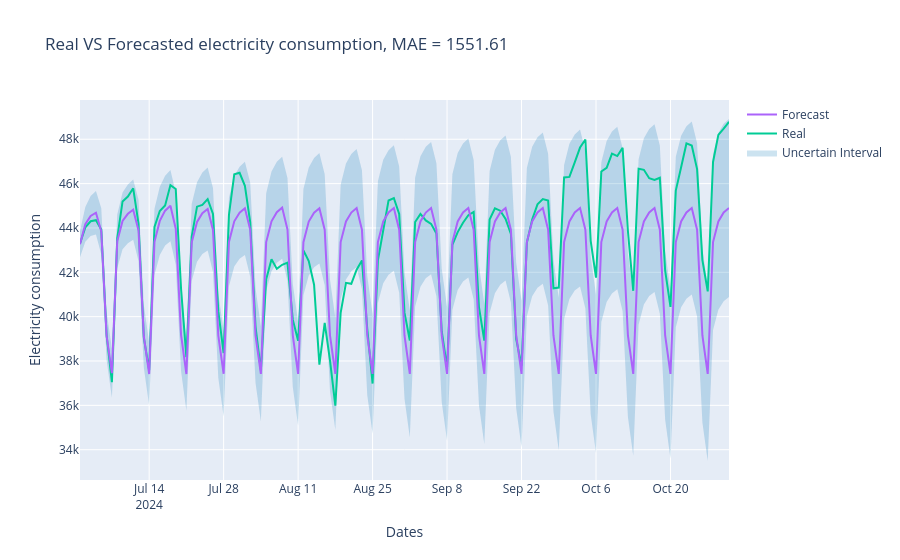

Source (notebook cell):
### Code cell
model_sarima = SARIMAX(train_data_y, order = (1, 0, 0), seasonal_order = (2, 1, 0, 7))#, enforce_stationarity=False, enforce_invertibility=False)

result = model_sarima.fit(disp=False)
forecast_sarima = result.get_forecast(steps = len(test_data))

forecast_y = forecast_sarima.predicted_mean

# The uncertain interval in the Prophet model is defaulted to 0.8, so I am picking the same width for the SARIMA interval
uncertain = forecast_sarima.conf_int(alpha = 0.80)

mae_sarima = mean_absolute_error(test_data['y'], forecast_y)


plot_forecast(test_data['ds'], test_data['y'], forecast_y, mae_sarima, uncertain['lower y'], uncertain['upper y'])
